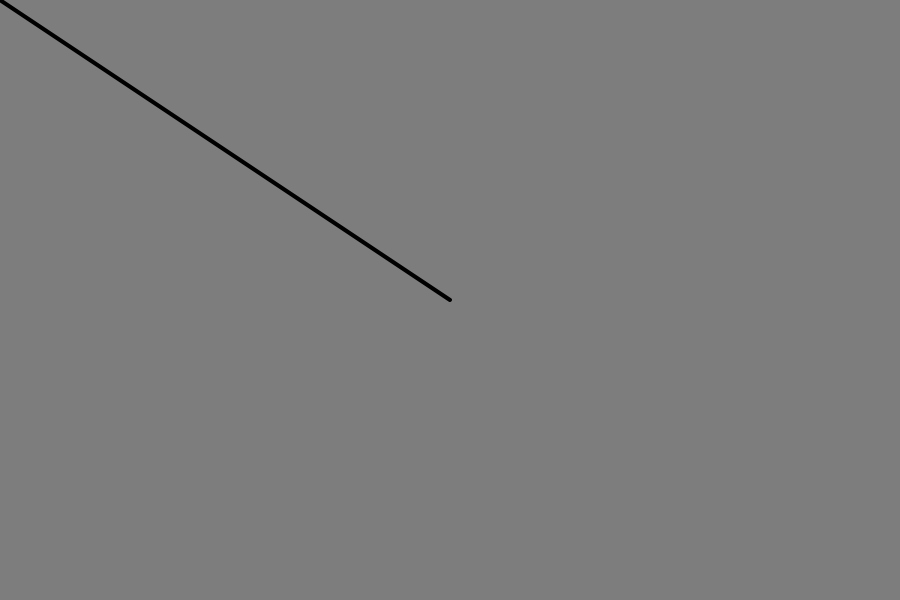
Frame 1 (no input)
Frame 60 (no input): identical to frame 1, image omitted
Frame 120 (the mouse pressed at the canvas centre since frame 60): blank canvas, image omitted

The p5.js sketch that drew this single still picture (run headless with seeded random() and noise() and a simulated clock; from frame 60 on, the mouse is pressed at the canvas centre):

// p5.js sketch
// ── sketch.js
//////////////////////////////////
// COURSERA GRAPHICS PROGRAMMING
//////////////////////////////////
// Adapted from https://github.com/nature-of-code/
// released under MIT license
///////////////////////////////////////////////////
function setup() {
  createCanvas(900, 600);
}
///////////////////////////////////////////////////
function draw() {
  background(125);
  strokeWeight(4);

  mouse = new createVector(mouseX, mouseY);
  center = new createVector(width/2, height/2);
  translate(center.x, center.y);
  
  mouse.sub(center)
  line(0, 0, mouse.x, mouse.y);
};
